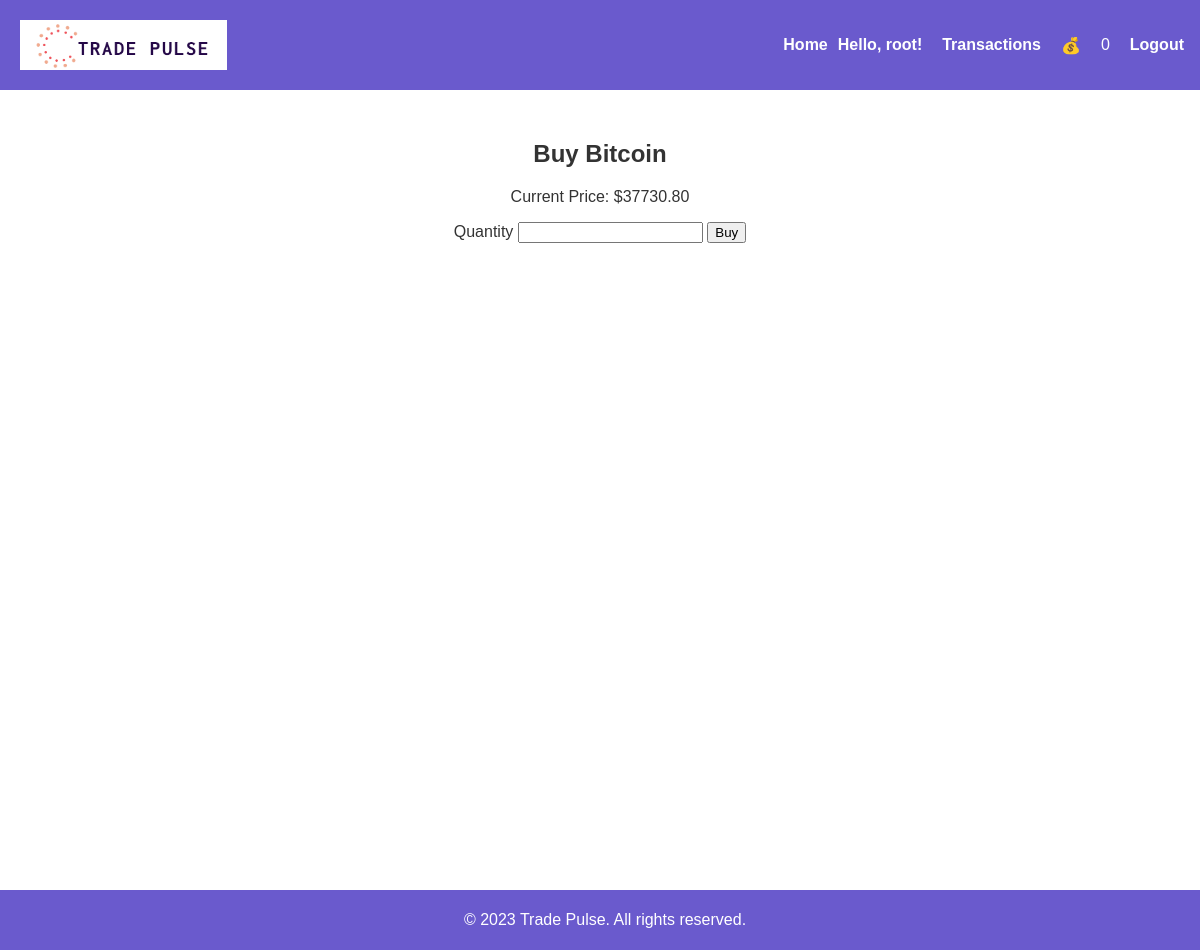
/buy_crypto/1 (signed in), run on the app's committed database.
### user_management/models.py (models this page shows, shortened)
class Wallet(models.Model):
    user = models.OneToOneField(settings.AUTH_USER_MODEL, on_delete=models.CASCADE, related_name='wallet')
    amount = models.PositiveIntegerField(default=0)

class Cryptocurrency(models.Model):
    name = models.CharField(max_length=50)
    logo = models.ImageField(upload_to='media/cryptocurrency_logos/')
    price_usd = models.DecimalField(max_digits=15, decimal_places=10)
    market_cap = models.BigIntegerField()
    volume = models.BigIntegerField()
    price_history = JSONField(default=list, blank=True)

### user_management/views.py (the view)
# urls.py: path('buy_crypto/<int:crypto_id>', buy_crypto, name='buy_crypto'),
@login_required
def buy_crypto(request, crypto_id):
    crypto = get_object_or_404(Cryptocurrency, pk=crypto_id)
    wallet, created = Wallet.objects.get_or_create(user=request.user)  # Get the wallet for the logged-in user
    if request.method == 'POST':
        form = BuyCryptoForm(request.POST)
        if form.is_valid():
            quantity = form.cleaned_data['quantity']
            total_cost = quantity * crypto.price_usd
            if wallet.amount >= total_cost:
                wallet.amount -= total_cost
                wallet.save()
                Purchase.objects.create(
                    user=request.user,
                    crypto=crypto,
                    quantity=quantity,
                    purchase_price=total_cost,
                    transaction_type="Bought"
                )
                return redirect('home')  # Adjust the 'payment:home' to your project's URL name
            else:
                form.add_error(None, 'Insufficient funds in your wallet.')
    else:
        form = BuyCryptoForm()
    return render(request, 'user_management/buy.html', {
        'crypto': crypto,
        'wallet': wallet,
        'form': form
    })

### user_management/forms.py
class BuyCryptoForm(forms.Form):
    quantity = forms.DecimalField(label='No: of Coins', min_value=0.0001)

### user_management/templates/user_management/buy.html (shortened to what this page needs)
{% load static %}
<!DOCTYPE html>
<html lang="en">
<head>
    <link rel="stylesheet" href="{% static 'user_management/styles.css' %}">
</head>
<body>
    <header>
        <img src="{% static 'user_management/trade_pulse_logo.png' %}" alt="Trade Pulse Logo" height="100">
        <nav>
            <ul>
                <li><a href="{% url 'home' %}">Home</a></li>
                {% if user.is_authenticated %}
                    <li style="font-weight: bold">Hello, {{ user.username }}!</li>
                     <li><a href="{% url 'Payment_History' %}">Transactions</a></li>
                    <li><a href="{% url 'add_money' %}" class="wallet-icon">&#x1F4B0;</a></li>
                    <li>{{ wallet.amount }}</li>
                    <li><a href="{% url 'logout' %}">Logout</a></li>
                {% else %}
                    <li><a href="{% url 'registration' %}">Sign Up</a></li>
                    <li><a href="{% url 'login' %}">Sign In</a></li>
                {% endif %}
            </ul>
        </nav>
    </header>
        <section>
        <form method="post" class="top-up-form">
                <h2>Buy {{ crypto.name }}</h2>
                <p>Current Price: ${{ crypto.price_usd | floatformat:2}}</p>
                <label for="id_quantity">Quantity</label>
                <input type="number" id="id_quantity" name="quantity" min="0" required>
                <button type="submit" class="submit-btn">Buy</button>
            </form>
    </section>
    <footer>
        <p>&copy; 2023 Trade Pulse. All rights reserved.</p>
    </footer>
</body>
</html>

### user_management/static/user_management/styles.css (style rules this page uses)
header, footer { z-index: 1000; }
body { font-family: 'Arial', sans-serif; background-color: #fff; margin: 0; padding: 0; color: #333; min-height: 100vh; position: relative; padding-top: 100px; padding-bottom: 50px; }
header { background-color: #6a5acd; padding: 20px; color: white; display: flex; justify-content: space-between; align-items: center; position: fixed; top:0; width:97%; }
header img { height: 50px; }
nav ul { list-style: none; margin: 0; padding: 0; display: flex; align-items: center; }
nav li { margin-right: 20px; }
nav a { text-decoration: none; color: white; font-weight: bold; font-size: 16px; }
nav li:last-child { margin-right: 0; margin-left: auto; }
nav li:first-child { margin-right: 10px; margin-left: -10px; }
section { text-align: center; padding: 20px; }
footer { background-color: #6a5acd; color: white; text-align: center; padding: 5px; position: fixed; bottom: 0; width: 100%; }
footer p { color: white; }

### data on the page
Wallet: amount "0"
Cryptocurrency: name "Bitcoin", price_usd "37730.80"

### other printed values
{{ user.username }} "root"
